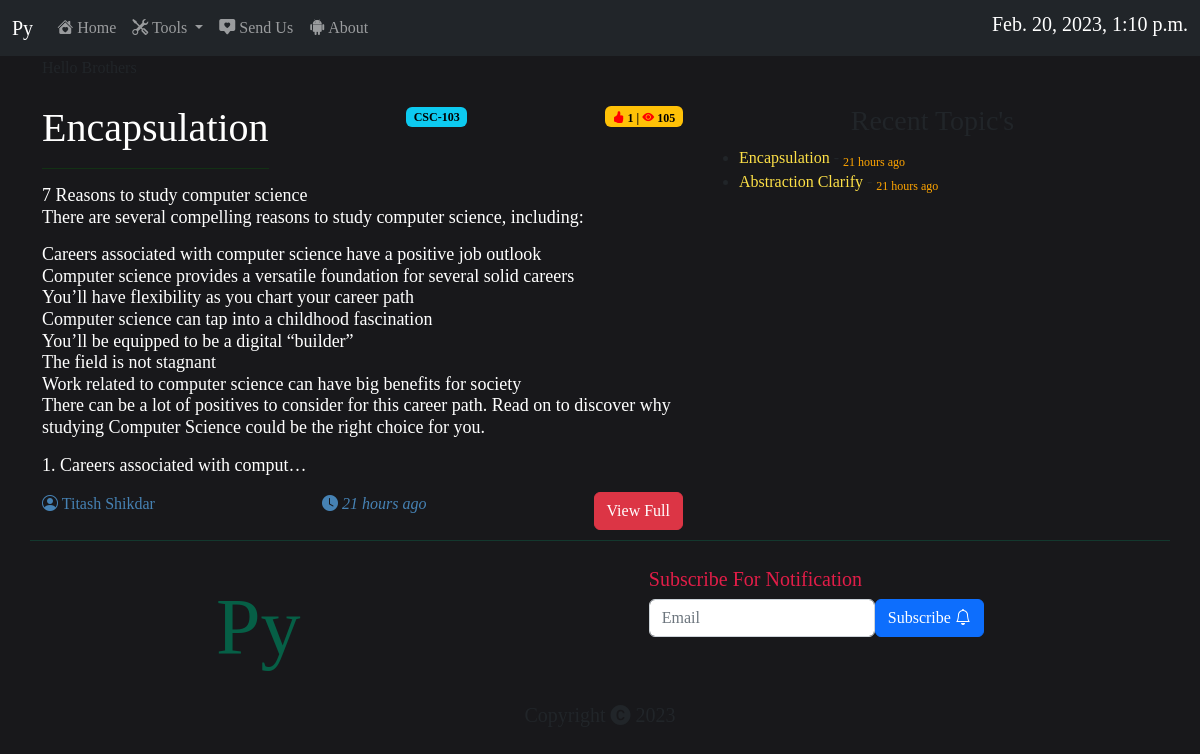
The page / on the database its author committed.
### kobita/models.py (models this page shows, shortened)
class Post(models.Model):
    title = models.CharField(max_length=100)
    operator = models.CharField(max_length=100)
    tag = models.CharField(max_length=100)
    like = models.ManyToManyField(ip,related_name="ip")
    view = models.IntegerField(default=0)
    detail = models.TextField(max_length=100000)
    created_at = models.DateTimeField(datetime.datetime.now())

### kishor/views.py (the view)
# urls.py: path('',home,name="Home"),
def home(request):
    my_date = datetime.datetime.now()
    myip = IP(request)
    data = Post.objects.all().order_by('-view')[:1]
    data2 = Post.objects.all().order_by('-id')[:10]
    if request.method=='POST':
        data3 = subscription(request.POST)
        mail = request.POST["email"]
        ip = request.POST["ip"]
        object = subscription(email=mail,ip=ip)
        object.save()
        return redirect('Home')
    else:
        data3 = subscription()
    context = {
        'my_date':my_date,
        'data':data,
        'data2':data2,
        'myip':myip
    }
    return render(request,'index.html',context)

### kishor/views.py (called while the page is built)
def IP(request):
    get_ip = request.META.get("HTTP_X_FORWARDED_FOR")
    if get_ip is not None:
        ip = get_ip.split(',')[0]
    else:
        ip = request.META.get("REMOTE_ADDR")
    return ip

### templates/index.html (shortened to what this page needs)
<!DOCTYPE html>
{% load static %}
{% load humanize %}
<html>
    <head>
        <link rel="stylesheet" href="https://cdn.jsdelivr.net/npm/bootstrap@5.2.3/dist/css/bootstrap.min.css">
        <link rel="stylesheet" href="https://cdn.jsdelivr.net/npm/bootstrap-icons@1.10.3/font/bootstrap-icons.css">
    </head>
    <body>
    <nav class="navbar navbar-expand-lg navbar-dark bg-dark">
  <div class="container-fluid">
    <a class="navbar-brand" href="#">Py</a>
    <div class="collapse navbar-collapse" id="navbarSupportedContent">
      <ul class="navbar-nav me-auto mb-2 mb-lg-0">
        <li class="nav-item">
          <a class="nav-link" aria-current="page" href="/"><i class="bi bi-house-heart-fill"></i> Home</a>
        </li>
        <li class="nav-item dropdown">
          <a class="nav-link dropdown-toggle" href="#" role="button" data-bs-toggle="dropdown" aria-expanded="false">
            <i class="bi bi-tools"></i> Tools
          </a>
        </li>
        <li class="nav-item">
          <a class="nav-link" href="#"><i class="bi bi-chat-square-heart-fill"></i> Send Us</a>
        </li>
        <li class="nav-item">
          <a class="nav-link" href="#"><i class="bi bi-android2"></i> About</a>
        </li>
      </ul>
      <form class="d-flex" role="search">
        <h5 style="color:white;">{{my_date}}</h5>
      </form>
    </div>
  </div>
</nav>
    <div class="container">
        <div class="row">
            <marquee>Hello Brothers</marquee>
        </div>
        <br>
    {% block body %}
        <div class="row">
            <div class="col-sm-7" id="content">
            {% for obj in data %}
               <div class="d-flex justify-content-between">
                    <div>
                        <h1 style="color:white;"> {{obj.title}} </h1>
                        <hr style="color:green">
                    </div>
                    <div>
                        <span class="badge text-bg-info">{{obj.tag}}</span>
                    </div>
                    <div class="icon">
                        <span class="badge text-bg-warning"><i class="bi bi-hand-thumbs-up-fill"></i>  {{obj.like.count}}  | <i class="bi bi-eye-fill"> </i> {{obj.view}}</span>
                    </div>
               </div>
               <div class="x">
                <h1 style="color:white;font-size:18px;">{{obj.detail|truncatechars:700|linebreaks}}</h1>
               </div>
               <div class="d-flex justify-content-between">
                <div>
                    <span style="color:steelblue;"> <i class="bi bi-person-circle"></i> {{obj.operator}}</span>
                </div>
                <div>
                    <i class="bi bi-clock-fill" style="color:steelblue"> {{obj.created_at|naturaltime}}</i>
                </div>
                <div style="padding-bottom:10px;">
                    <a class="btn btn-danger" role="button" href="/post/{{obj.id}}/">View Full</a>
                </div>
               </div>
               {% endfor %}
            </div>
            <div class="col-sm-5">
                <div>
                    <div  class="d-flex justify-content-center">
                        <h3>Recent Topic's</h3>
                    </div>
                    <div class="list">
                        <ul>
                            {% for recent in data2 %}
                            <li><a href="/post/{{recent.id}}/">{{recent.title}}</a> - <sub style="color:orange;">{{recent.created_at|naturaltime}}</sub></li>
                            {% endfor %}
                        </ul>
                    </div>
                </div>
            </div>
        </div>
        <div class="row">
    <hr style="color:#059669;padding:5px;">
                <div class="d-flex justify-content-around">
                    <p id="py">Py</p>
                    <div>
                        <h5 style="color:#e11d48;">Subscribe For Notification</h5>
                        <form method="post">
                            <div class="d-flex justify-content-between">
                                <div>
                                <input class="form-control" type="email" name="email" placeholder="Email" required>
                            </div>
                            <div>
                                <button type="submit" class="btn btn-primary">Subscribe  <i class="bi bi-bell"></i></button>
                            </div>
                            </div>
                        </form>
                    </div>
                </div>
    </div>
    {% endblock body %}
        <div class="row">
            <h5 style="text-align:center;">Copyright <i class="bi bi-c-circle-fill"></i> 2023</h5>
        </div>
    </div>
    </body>
</html>

### templates/index.html (style rules this page uses)
* { margin: 0px; padding: 0px; }
body { background: #18181b; font-family: serif; }
#py { font-size:5rem; color:#065f46; }
.list ul li a { text-decoration:none; color:#fde047; }
.icon i { color:red; }

### rows shown on the page
Post: title "Encapsulation", tag "CSC-103", like.count "1", view "105", detail "7 Reasons to study computer science There are several compelling reasons to study computer science, including: Careers associated with computer science have a positive job outlook Computer science provides a versatile foundation for several solid careers You’ll have flexibility as you chart your career path Computer science can tap into a childhood fascination You’ll be equipped to be a digital “builder” The field is not stagnant Work related to computer science can have big benefits for society There can be a lot of positives to consider for this career path. Read on to discover why studying Computer Science could be the right choice for you. 1. Careers associated with comput…", operator "Titash Shikdar", created_at "21 hours ago"
Post: title "Abstraction Clarify", created_at "21 hours ago"
